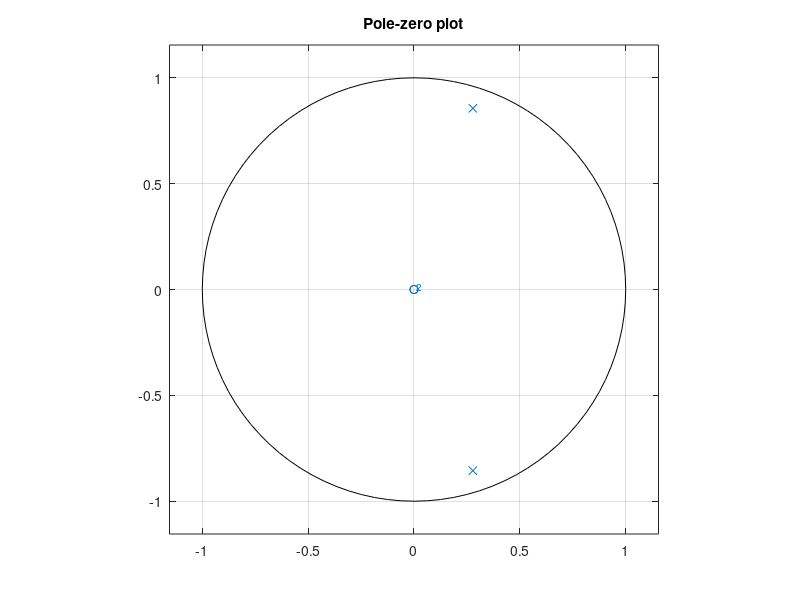
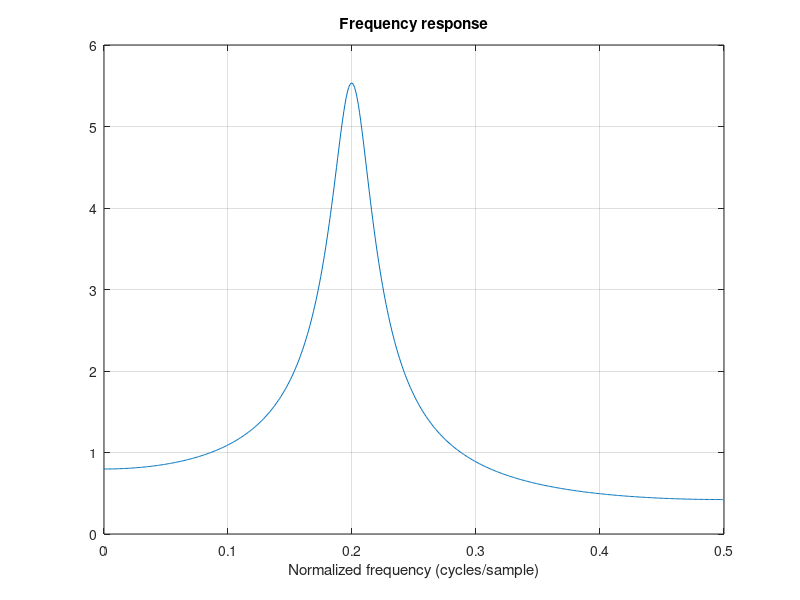
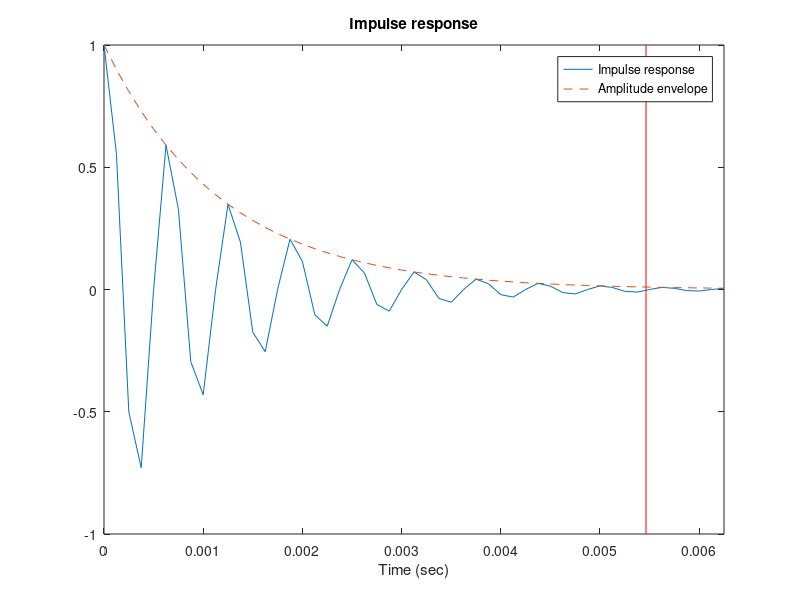
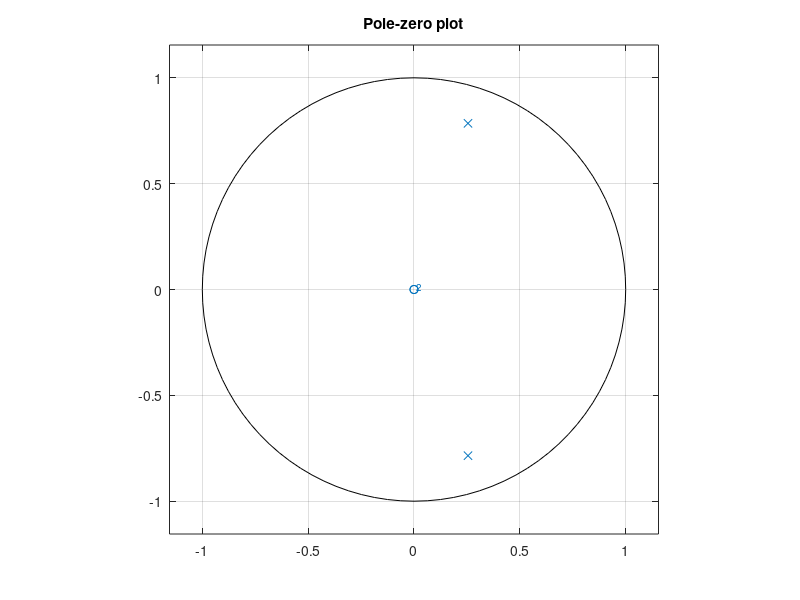

These figures' MATLAB source, in order:
%% make_filter_01.m 
%
% Second-order recursive difference equation 
% with prescribed poles.

%%

clc
clear

%% Difference equation
% y(n) = b0 x(n) - a1 y(n-1) - a2 y(n-2)

f1 = 0.2;           % normalized frequency (cycle/sample)
om1 = 2*pi * f1;    % normalized frequency (radian/sample)
r = 0.9;            % pole radius

a1 = -2*r*cos(om1);
a2 = r^2;
   
a = [1 a1 a2]       % recursive part (a0 = 1 in the difference equation)
b = 1;              % non-recursive part (b0 = 1 in the difference equation)

%% Impulse response
% Calculate the impulse response using the Matlab function 'filter'.
% Note that the amplitude envelope has the form r^n.

N = 50;
n = 0:N;

imp = [1 zeros(1, N)];
h = filter(b, a, imp);

figure(1)
clf
plot(n, h, 'o-', n, r.^n, '--')
legend('Impulse response', 'Amplitude envelope')
xlabel('Time (n)')
title('Impulse response')


%% Pole-zero plot
% The poles are at z = r exp(om1 j) and z = r exp(-om1 j).
% This is a complex conjugate pair.

zplane(b, a)
title('Pole-zero plot')
print -dpdf figures/make_filter_01_zplane_1

%% Frequency response
% The frequency response has a peak at f1, as expected.
% (Why is this expected?)

[H, om] = freqz(b, a);
f = om / (2*pi);
plot(f, abs(H))
title('Frequency response')
xlabel('Normalized frequency (cycles/sample)')
grid
print -dpdf figures/make_filter_01_freqz_1

%% When does response decay to 1%?
% When does the impulse response decay down to 1% of its initial value?

Na = log(0.01) / log(r)     % samples

plot(n, h, n, r.^n, '--', [Na Na], [-1 1], 'r')
xlabel('Time (n)')
title('Impulse response')

%% Express in seconds (Ta)
% If the filter operates at 8000 samples/second, then 
% when does the impulse response decay down to 1% in seconds?

Fs = 8000;   % samples/second

Ta = Na / Fs    % seconds

plot(n/Fs, h, n/Fs, r.^n, '--', [Ta Ta], [-1 1], 'r')
xlabel('Time (sec)')
title('Impulse response')
legend('Impulse response', 'Amplitude envelope')
xlim([0 N/Fs])
print -dpdf figures/make_filter_01_impresp_1

%% Design system with specified Ta
% Let us make a system that has Ta = 0.003 seconds.
% What should the pole radius be?

Ta = 0.003;
Na = Ta * Fs;
r = 0.01^(1/Na)

%% Make the filter
% difference equation 

a = [1 -2*r*cos(om1) r^2]
b = 1;

%%
% Pole-zero diagram

zplane(b, a)
title('Pole-zero plot')
print -dpdf figures/make_filter_01_zplane_2

%% 
% Impulse response

h = filter(b, a, imp);

plot(n/Fs, h, n/Fs, r.^n, '--', [Ta Ta], [-1 1], 'r')
legend('Impulse response', 'Amplitude envelope')
xlabel('Time (sec)')
title('Impulse response')
xlim([0 N/Fs])
print -dpdf figures/make_filter_01_impresp_2

%%
% Frequency response
% (How is this frequency response different than the first one?)

[H, om] = freqz(b, a);
f = om / (2*pi);
plot(f, abs(H))
title('Frequency response')
xlabel('Normalized frequency')
grid
print -dpdf figures/make_filter_01_freqz_2

%%
% Frequency response (with frequency in Hz)

plot(f*Fs, abs(H))
title('Frequency response')
xlabel('frequency (Hz)')
grid

%% 

soundsc(h, Fs)

